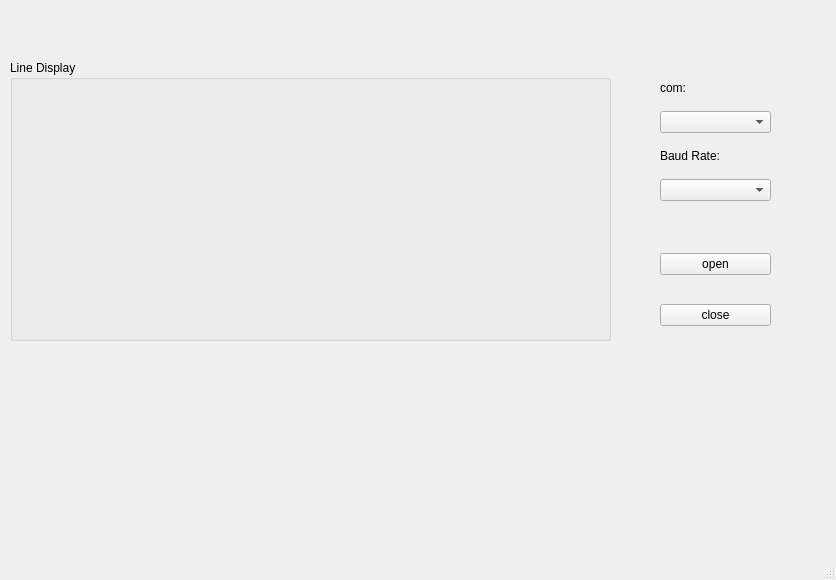
<?xml version="1.0" encoding="UTF-8"?>
<ui version="4.0">
 <class>MainWindow</class>
 <widget class="QMainWindow" name="MainWindow">
  <property name="geometry">
   <rect>
    <x>0</x>
    <y>0</y>
    <width>836</width>
    <height>580</height>
   </rect>
  </property>
  <property name="windowTitle">
   <string>MainWindow</string>
  </property>
  <widget class="QWidget" name="centralwidget">
   <widget class="QWidget" name="verticalLayoutWidget">
    <property name="geometry">
     <rect>
      <x>660</x>
      <y>70</y>
      <width>111</width>
      <height>131</height>
     </rect>
    </property>
    <layout class="QVBoxLayout" name="verticalLayout">
     <item>
      <widget class="QLabel" name="comlabel">
       <property name="text">
        <string>com:</string>
       </property>
      </widget>
     </item>
     <item>
      <widget class="QComboBox" name="comBox"/>
     </item>
     <item>
      <widget class="QLabel" name="BaudRatelabel">
       <property name="text">
        <string>Baud Rate:</string>
       </property>
      </widget>
     </item>
     <item>
      <widget class="QComboBox" name="BaudRateBox">
       <item>
        <property name="text">
         <string/>
        </property>
       </item>
       <item>
        <property name="text">
         <string>115200</string>
        </property>
       </item>
      </widget>
     </item>
    </layout>
   </widget>
   <widget class="QWidget" name="verticalLayoutWidget_2">
    <property name="geometry">
     <rect>
      <x>660</x>
      <y>230</y>
      <width>111</width>
      <height>121</height>
     </rect>
    </property>
    <layout class="QVBoxLayout" name="verticalLayout_2">
     <item>
      <widget class="QPushButton" name="openButton">
       <property name="text">
        <string>open</string>
       </property>
      </widget>
     </item>
     <item>
      <widget class="QPushButton" name="closeButton">
       <property name="text">
        <string>close</string>
       </property>
      </widget>
     </item>
    </layout>
   </widget>
   <widget class="QGroupBox" name="LineDisplayBox">
    <property name="geometry">
     <rect>
      <x>10</x>
      <y>60</y>
      <width>601</width>
      <height>281</height>
     </rect>
    </property>
    <property name="title">
     <string>Line Display</string>
    </property>
   </widget>
  </widget>
  <widget class="QMenuBar" name="menubar">
   <property name="geometry">
    <rect>
     <x>0</x>
     <y>0</y>
     <width>836</width>
     <height>27</height>
    </rect>
   </property>
  </widget>
  <widget class="QStatusBar" name="statusbar"/>
 </widget>
 <resources/>
 <connections/>
</ui>
